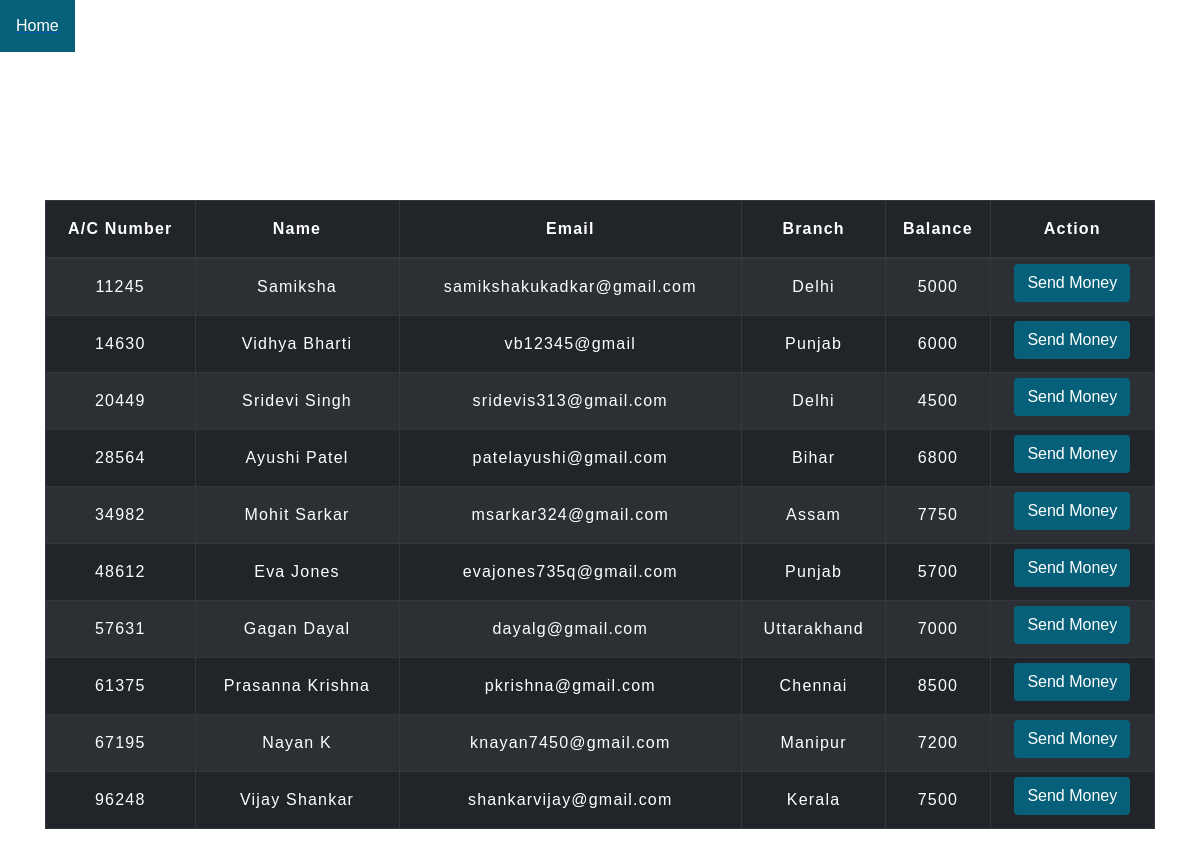
The page /customers.php on the database its author committed.
### tables this page shows
CREATE TABLE `users` (
  `id` int(5) NOT NULL,
  `name` text NOT NULL,
  `email` text NOT NULL,
  `branch` varchar(30) NOT NULL,
  `balance` int(8) NOT NULL
);

### customers.php (the view, shortened to what this page needs)
<!DOCTYPE html>
<html>
<head>
    <link rel="stylesheet" href="https://maxcdn.bootstrapcdn.com/bootstrap/4.0.0/css/bootstrap.min.css">
    <link rel="stylesheet" type="text/css" href="css/table.css">
	<link rel="stylesheet" type="text/css" href="css/navigation.css">
</head>
<body>
		<ul>
			<li><a href="index.php"><font color="white">Home</font></a></li>
			<li><a href="history.php"><font color="white">Transaction History</font></a></li>
			<li><a href="about.html"><font color="white">About</font></a></li>
		  </ul>
		<?php
			include 'config.php';
			$sql = "SELECT * FROM users";
			$result = mysqli_query($conn,$sql);
		?>
		<div class="container">
				<br><br><br>
				<h2 class="text-center pt-4">Customers</h2>
				<br><br>
					<div class="row">
						<div class="col">
							<div class="table-responsive-sm">
							<table class="table table-hover table-sm table-condensed table-striped table-dark table-bordered">
								<thead>
									<tr>
									<th class="text-center py-3" color="white">A/C Number</th>
									<th class="text-center py-3">Name</th>
									<th class="text-center py-3">Email</th>
									<th class="text-center py-3">Branch</th>
									<th class="text-center py-3">Balance</th>
									<th class="text-center py-3">Action</th>
									</tr>
								</thead>
								<tbody>
						<?php
							while($rows=mysqli_fetch_assoc($result)){
						?>
							<tr>
								<td class="py-3"><?php echo $rows['id'] ?></td>
								<td class="py-3"><?php echo $rows['name']?></td>
								<td class="py-3"><?php echo $rows['email']?></td>
								<td class="py-3"><?php echo $rows['branch'] ?></td>
								<td class="py-3"><?php echo $rows['balance']?></td>
								<td><a href="transfer.php?id= <?php echo $rows['id'] ;?>"> <button type="button" class="btn">Send Money</button></a></td>
							</tr>
						<?php
							}
						?>
								</tbody>
							</table>
							</div>
						</div>
					</div>
		</div>
</body>
</html>

### css/table.css (style rules this page uses)
* { padding: 0; margin: 0; box-sizing: border-box; font-family: sans-serif; color: white; }
h2 { font-size: 40px; color: white; }
table { letter-spacing: 1.2px; }
td { text-align: center; }
button { border:none; background: #066079; transition: 1s; }

### css/navigation.css (style rules this page uses)
ul { list-style-type: none; margin: 0; padding: 0; overflow: hidden; background-color:; position: fixed; top: 0; width: 100%; text-decoration: none; }
li { float: left; }
li a { display: block; color: white; text-align: center; padding: 14px 16px; text-decoration: none; }

### customers.php (style rules this page uses)
button { transition: 1.5s; }
body { background-image: url('img/banking.jpg'); background-repeat: no-repeat; background-attachment: fixed; background-size: cover; }

### rows shown on the page
users: id "11245", name "Samiksha", email "samikshakukadkar@gmail.com", branch "Delhi", balance "5000"
users: id "14630", name "Vidhya Bharti", email "vb12345@gmail", branch "Punjab", balance "6000"
users: id "20449", name "Sridevi Singh", email "sridevis313@gmail.com", branch "Delhi", balance "4500"
users: id "28564", name "Ayushi Patel", email "patelayushi@gmail.com", branch "Bihar", balance "6800"
users: id "34982", name "Mohit Sarkar", email "msarkar324@gmail.com", branch "Assam", balance "7750"
users: id "48612", name "Eva Jones", email "evajones735q@gmail.com", branch "Punjab", balance "5700"
users: id "57631", name "Gagan Dayal", email "dayalg@gmail.com", branch "Uttarakhand", balance "7000"
users: id "61375", name "Prasanna Krishna", email "pkrishna@gmail.com", branch "Chennai", balance "8500"
users: id "67195", name "Nayan K", email "knayan7450@gmail.com", branch "Manipur", balance "7200"
users: id "96248", name "Vijay Shankar", email "shankarvijay@gmail.com", branch "Kerala", balance "7500"
